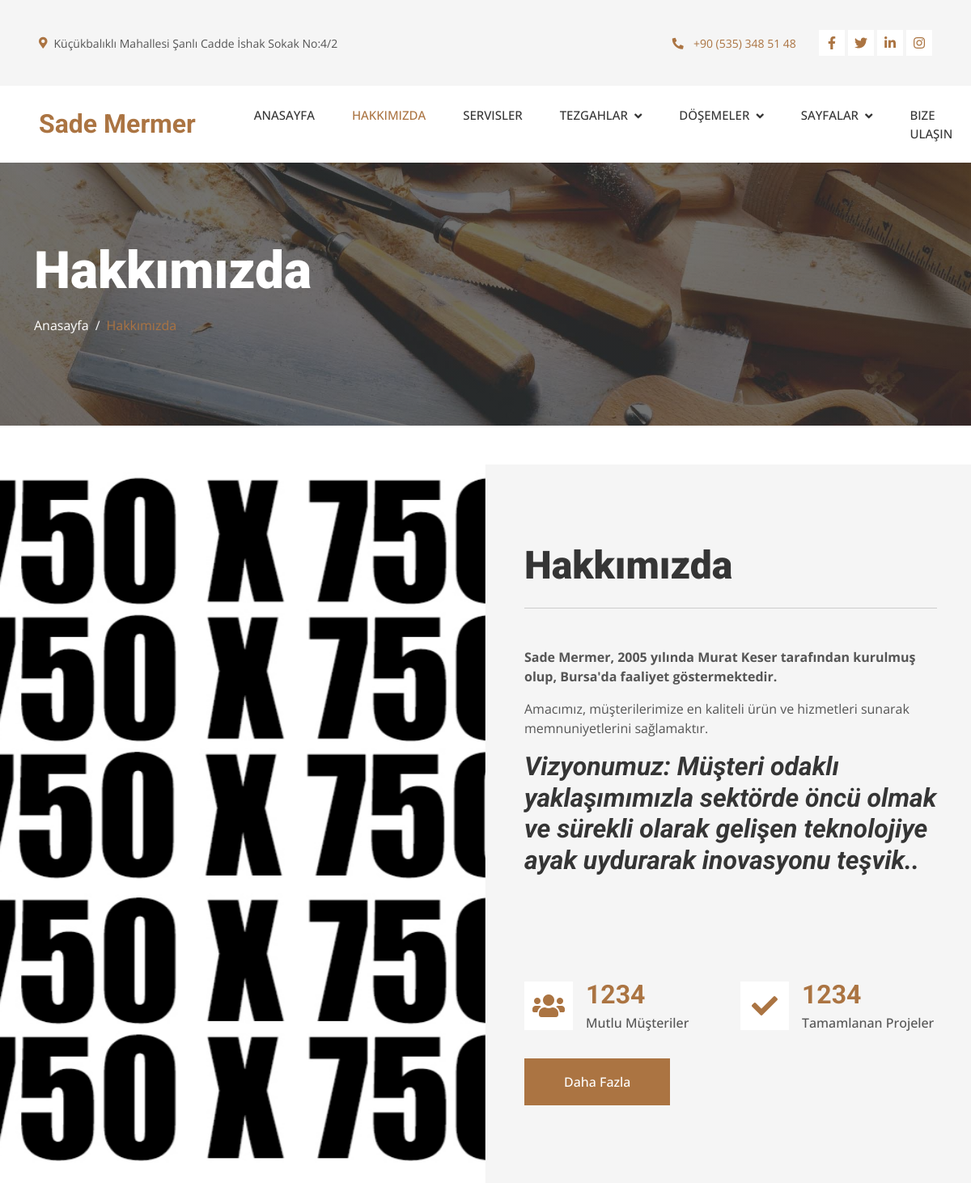
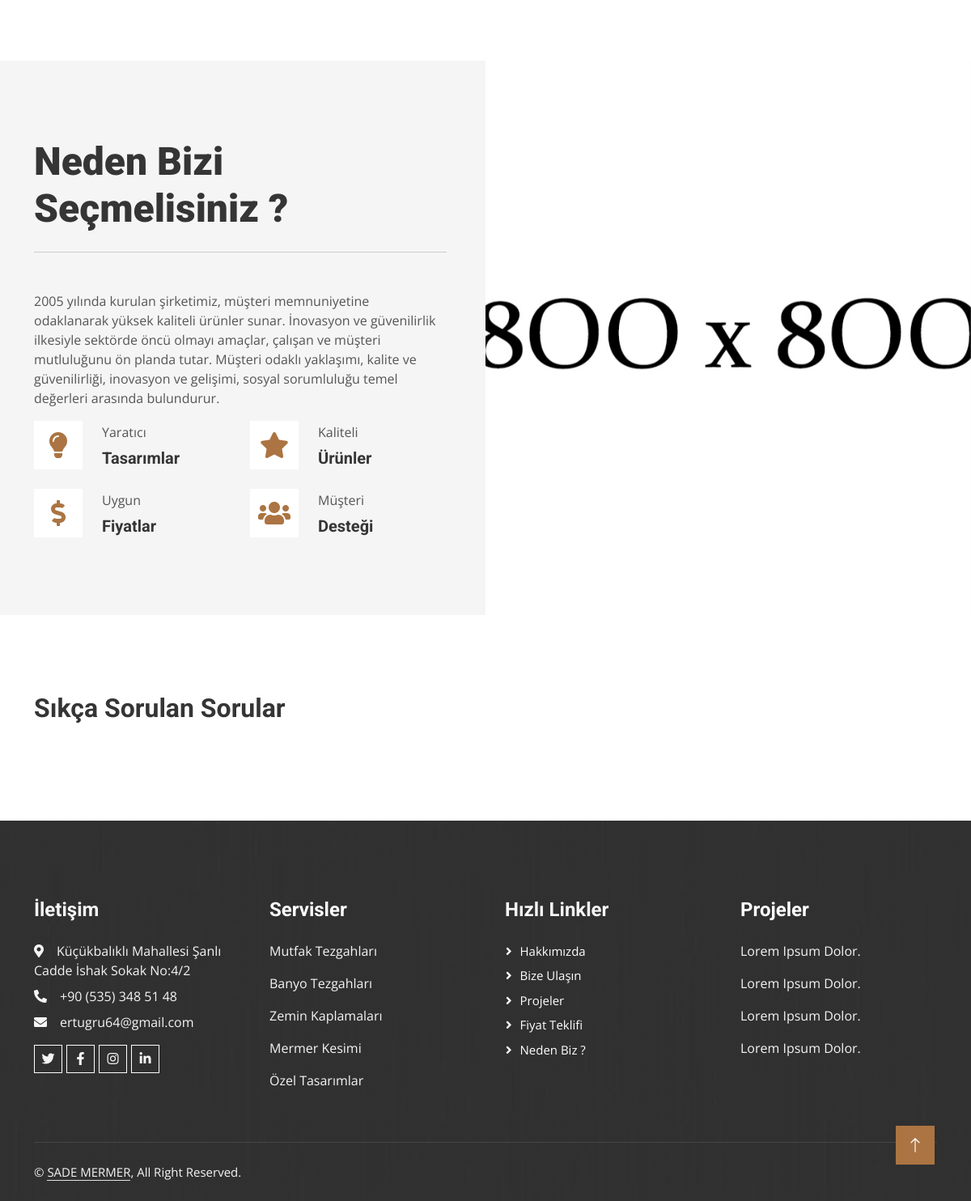
/about, run on the app's committed database (2 pictures, top to bottom).
### insaat/models.py (models this page shows, shortened)
class Communicate(models.Model):
    phone_number = models.CharField(null=True, blank=True, max_length=100)
    address = models.CharField(null=True, blank=True, max_length=100)
    hour = models.CharField(null=True, blank=True, max_length=100)
    facebook_link = models.CharField(null=True, blank=True, max_length=100)
    x_link = models.CharField(null=True, blank=True, max_length=100)
    instagram_link = models.CharField(null=True, blank=True, max_length=100)
    linkedin_link = models.CharField(null=True, blank=True, max_length=100)
    mail = models.CharField(null=True, blank=True, max_length=100)
    class Meta:
        verbose_name = 'sosyal medya hesabı'
        verbose_name_plural = 'Sosyal Medya Hesapları'

class AboutText(models.Model):
    text = RichTextField(blank=True, null=True, max_length=500)
    image = models.ImageField(null=True, blank=True, upload_to="images/")
    class Meta:
        verbose_name = 'Hakkimizda'
        verbose_name_plural = 'Hakkimizda Yazisi'

class WhyUs(models.Model):
    text = RichTextField(blank=True, null=True, max_length=500)
    image = models.ImageField(null=True, blank=True, upload_to="images/")
    class Meta:
        verbose_name = 'Neden Biz'
        verbose_name_plural = 'Neden Biz Yazisi'

### insaat/views.py (the view)
# urls.py: path('about', views.about, name='about'),
def about(request):
    logo_images = Logo.objects.all()
    about_text = AboutText.objects.first()
    wyh_us = WhyUs.objects.get()
    context = {
            'communication_info': communication_info,
            'logo_images': logo_images,
            'about_text': about_text,
            'why_us': wyh_us,
            'categories': categories,
            'products': products,
            'floor_categories': floor_categories,
        }
    return render(request, "about.html", context)

### insaat/templates/about.html (shortened to what this page needs)
{% extends 'layouts/base.html' %}
{% load static %}
{% block content %}
    <div class="container-fluid page-header py-5 mb-5">
        <div class="container py-5">
            <h1 class="display-3 text-white mb-3 animated slideInDown">Hakkımızda</h1>
            <nav aria-label="breadcrumb animated slideInDown">
                <ol class="breadcrumb">
                    <li class="breadcrumb-item"><a class="text-white" href="{% url 'index' %}">Anasayfa</a></li>
                    <li class="breadcrumb-item text-white active" aria-current="page"><a href="{% url 'about' %}">Hakkımızda</a></li>
                </ol>
            </nav>
        </div>
    </div>
    {% include 'components/abouts.html' %}
    {% include 'components/features.html' %}
{% endblock %}

### insaat/templates/layouts/topbar.html (shortened to what this page needs)
<div class="container-fluid bg-light p-0">
    <div class="row gx-0 d-none d-lg-flex">
        <div class="col-lg-7 px-5 text-start">
            <div class="h-100 d-inline-flex align-items-center py-3 me-4">
                <small class="fa fa-map-marker-alt text-primary me-2"></small>
                <small>{{ communication_info.address }}</small>
            </div>
            <div class="h-100 d-inline-flex align-items-center py-3">
                <small>{{ communication_info.hour }}</small>
            </div>
        </div>
        <div class="col-lg-5 px-5 text-end">
            <div class="h-100 d-inline-flex align-items-center py-3 me-4">
                <a href="tel:{{ communication_info.phone_number }}"><small class="fa fa-phone-alt text-primary me-2"></small>
                <small>{{ communication_info.phone_number }}</small></a>
            </div>
            <div class="h-100 d-inline-flex align-items-center">
                <a class="btn btn-sm-square bg-white text-primary me-1" href="{{ communication_info.facebook_link }}"><i class="fab fa-facebook-f"></i></a>
                <a class="btn btn-sm-square bg-white text-primary me-1" href="{{ communication_info.x_link }}"><i class="fab fa-twitter"></i></a>
                <a class="btn btn-sm-square bg-white text-primary me-1" href="{{ communication_info.linkedin_link }}"><i class="fab fa-linkedin-in"></i></a>
                <a class="btn btn-sm-square bg-white text-primary me-0" href="{{ communication_info.instagram_link }}"><i class="fab fa-instagram"></i></a>
            </div>
        </div>
    </div>
</div>

### insaat/templates/components/abouts.html
{% load static %}
<div class="container-fluid bg-light overflow-hidden my-5 px-lg-0">
    <div class="container about px-lg-0">
        <div class="row g-0 mx-lg-0">
            <div class="col-lg-6 ps-lg-0" style="min-height: 400px;">
                <div class="position-relative h-100">
                    {% if about_text.image %}
                    <img class="position-absolute img-fluid w-100 h-100" src="{{ about_text.image.url }}" style="object-fit: cover; width: 800px; height: 800px;" alt="">
                    {% endif %}
                </div>
            </div>
            <div class="col-lg-6 about-text py-5 wow fadeIn" data-wow-delay="0.5s">
                <div class="p-lg-5 pe-lg-0">
                    <div class="text-start">
                        <h1 class="display-5 mb-4">Hakkımızda</h1>
                    </div>
                    <hr>
                    {% if about_text %}
                        <p class="mb-4 pb-2">{{ about_text.text | safe }}</p>
                    {% else %}
                        <p class="mb-4 pb-2">No about text available</p>
                    {% endif %}
                    <div class="row g-4 mb-4 pb-2">
                        <div class="col-sm-6 wow fadeIn" data-wow-delay="0.1s">
                            <div class="d-flex align-items-center">
                                <div class="d-flex flex-shrink-0 align-items-center justify-content-center bg-white" style="width: 60px; height: 60px;">
                                    <i class="fa fa-users fa-2x text-primary"></i>
                                </div>
                                <div class="ms-3">
                                    <h2 class="text-primary mb-1" data-toggle="counter-up">1234</h2>
                                    <p class="fw-medium mb-0">Mutlu Müşteriler</p>
                                </div>
                            </div>
                        </div>
                        <div class="col-sm-6 wow fadeIn" data-wow-delay="0.3s">
                            <div class="d-flex align-items-center">
                                <div class="d-flex flex-shrink-0 align-items-center justify-content-center bg-white" style="width: 60px; height: 60px;">
                                    <i class="fa fa-check fa-2x text-primary"></i>
                                </div>
                                <div class="ms-3">
                                    <h2 class="text-primary mb-1" data-toggle="counter-up">1234</h2>
                                    <p class="fw-medium mb-0">Tamamlanan Projeler</p>
                                </div>
                            </div>
                        </div>
                    </div>
                    <a href="" class="btn btn-primary py-3 px-5">Daha Fazla</a>
                </div>
            </div>
        </div>
    </div>
</div>

### insaat/templates/components/features.html (shortened to what this page needs)
{% load static %}
<div class="container-fluid bg-light overflow-hidden px-lg-0" style="margin: 6rem 0;">
    <div class="container feature px-lg-0">
        <div class="row g-0 mx-lg-0">
            <div class="col-lg-6 feature-text py-5 wow fadeIn" data-wow-delay="0.5s">
                <div class="p-lg-5 ps-lg-0">
                    <div class="text-start">
                        <h1 class="display-5 mb-4"> Neden Bizi Seçmelisiniz ?</h1>
                    </div>
                    <hr>
                    {% if why_us.text %}
                        <p class="mb-4 pb-2">{{ why_us.text | safe }}</p>
                    {% endif %}
                    <div class="row g-4">
                        <div class="col-6">
                            <div class="d-flex align-items-center">
                                <div class="d-flex flex-shrink-0 align-items-center justify-content-center bg-white" style="width: 60px; height: 60px;">
                                    <i class="fa fa-lightbulb fa-2x text-primary"></i>
                                </div>
                                <div class="ms-4">
                                    <p class="mb-2">Yaratıcı</p>
                                    <h5 class="mb-0">Tasarımlar</h5>
                                </div>
                            </div>
                        </div>
                        <div class="col-6">
                            <div class="d-flex align-items-center">
                                <div class="d-flex flex-shrink-0 align-items-center justify-content-center bg-white" style="width: 60px; height: 60px;">
                                    <i class="fa fa-star fa-2x text-primary"></i>
                                </div>
                                <div class="ms-4">
                                    <p class="mb-2">Kaliteli</p>
                                    <h5 class="mb-0">Ürünler</h5>
                                </div>
                            </div>
                        </div>
                        <div class="col-6">
                            <div class="d-flex align-items-center">
                                <div class="d-flex flex-shrink-0 align-items-center justify-content-center bg-white" style="width: 60px; height: 60px;">
                                    <i class="fa fa-dollar-sign fa-2x text-primary"></i>
                                </div>
                                <div class="ms-4">
                                    <p class="mb-2">Uygun</p>
                                    <h5 class="mb-0">Fiyatlar</h5>
                                </div>
                            </div>
                        </div>
                        <div class="col-6">
                            <div class="d-flex align-items-center">
                                <div class="d-flex flex-shrink-0 align-items-center justify-content-center bg-white" style="width: 60px; height: 60px;">
                                    <i class="fa fa-users fa-2x text-primary"></i>
                                </div>
                                <div class="ms-4">
                                    <p class="mb-2">Müşteri</p>
                                    <h5 class="mb-0">Desteği</h5>
                                </div>
                            </div>
                        </div>
                    </div>
                </div>
            </div>
            <div class="col-lg-6 pe-lg-0" style="min-height: 400px;">
                <div class="position-relative h-100">
                    {% if why_us.image %}
                    <img class="position-absolute img-fluid w-100 h-100" src="{{ why_us.image.url }}" alt="Why Us Image" style="object-fit: cover;">
                    {% endif %}
                </div>
            </div>
        </div>
    </div>
</div>
<div class="container mt-5">
    <div class="row g-4">
        <div class="col-lg-12">
            <h2 class="mb-4">Sıkça Sorulan Sorular</h2>
        </div>
    </div>
</div>

### insaat/templates/layouts/footer.html (shortened to what this page needs)
<div class="container-fluid bg-dark text-light footer mt-5 pt-5 wow fadeIn" data-wow-delay="0.1s">
    <div class="container py-5">
        <div class="row g-5">
            <div class="col-lg-3 col-md-6">
                <h4 class="text-light mb-4">İletişim</h4>
                <p class="mb-2"><i class="fa fa-map-marker-alt me-3"></i>{{ communication_info.address }}</p>
                <p class="mb-2"><i class="fa fa-phone-alt me-3"></i>{{ communication_info.phone_number }}</p>
                <p class="mb-2"><i class="fa fa-envelope me-3"></i>{{ communication_info.mail }}</p>
                <div class="d-flex pt-2">
                    <a class="btn btn-outline-light btn-social" href="{{ communication_info.x_link }}"><i class="fab fa-twitter"></i></a>
                    <a class="btn btn-outline-light btn-social" href="{{ communication_info.facebook_link }}"><i class="fab fa-facebook-f"></i></a>
                    <a class="btn btn-outline-light btn-social" href="{{ communication_info.instagram_link }}"><i class="fab fa-instagram"></i></a>
                    <a class="btn btn-outline-light btn-social" href="{{ communication_info.linkedin_link }}"><i class="fab fa-linkedin-in"></i></a>
                </div>
            </div>
            <div class="col-lg-3 col-md-6">
                <h4 class="text-light mb-4"><a href="{% url 'service' %}" style="color: white;">Servisler</a></h4>
                <p>Mutfak Tezgahları</p>
                <p>Banyo Tezgahları</p>
                <p>Zemin Kaplamaları</p>
                <p>Mermer Kesimi</p>
                <p>Özel Tasarımlar</p>
            </div>
            <div class="col-lg-3 col-md-6">
                <h4 class="text-light mb-4">Hızlı Linkler</h4>
                <a class="btn btn-link" href="{% url 'about' %}">Hakkımızda</a>
                <a class="btn btn-link" href="{% url 'contact' %}">Bize Ulaşın</a>
                <a class="btn btn-link" href="{% url 'project' %}">Projeler</a>
                <a class="btn btn-link" href="{% url 'freequote' %}">Fiyat Teklifi</a>
                <a class="btn btn-link" href="{% url 'feature' %}">Neden Biz ?</a>
            </div>
            <div class="col-lg-3 col-md-6">
                <h4 class="text-light mb-4"><a href="{% url 'project' %}" style="color: white;">Projeler</a></h4>
                <p>Lorem Ipsum Dolor.</p>
                <p>Lorem Ipsum Dolor.</p>
                <p>Lorem Ipsum Dolor.</p>
                <p>Lorem Ipsum Dolor.</p>
            </div>
        </div>
    </div>
    <div class="container">
        <div class="copyright">
            <div class="row">
                <div class="col-md-6 text-center text-md-start mb-3 mb-md-0">
                    &copy; <a class="border-bottom" href="{% url 'index' %}">SADE MERMER</a>, All Right Reserved.
                </div>
                <div class="col-md-6 text-center text-md-end">
                </div>
            </div>
        </div>
    </div>
</div>

### static/css/style.css (style rules this page uses)
:root { --primary: #AB7442; --light: #F5F5F5; --dark: #353535; }
.fw-medium { font-weight: 500 !important; }
.btn { font-weight: 500; transition: .5s; }
.btn.btn-primary, .btn.btn-secondary { color: #FFFFFF; }
.btn-sm-square { width: 32px; height: 32px; }
.btn-square, .btn-sm-square, .btn-lg-square { padding: 0; display: flex; align-items: center; justify-content: center; font-weight: normal; }
.page-header { background: linear-gradient(rgba(53, 53, 53, .7), rgba(53, 53, 53, .7)), url(../img/carousel-1.jpg) center center no-repeat; background-size: cover; }
.breadcrumb-item + .breadcrumb-item::before { color: var(--light); }
@media (min-width: 992px) { .container.about { max-width: 100% !important; } }
@media (min-width: 992px) { .about-text { padding-right: calc(((100% - 960px) / 2) + .75rem); } }
@media (min-width: 1200px) { .about-text { padding-right: calc(((100% - 1140px) / 2) + .75rem); } }
@media (min-width: 992px) { .container.feature { max-width: 100% !important; } }
@media (min-width: 992px) { .feature-text { padding-left: calc(((100% - 960px) / 2) + .75rem); } }
@media (min-width: 1200px) { .feature-text { padding-left: calc(((100% - 1140px) / 2) + .75rem); } }
.footer { background: linear-gradient(rgba(53, 53, 53, .7), rgba(53, 53, 53, .7)), url(../img/footer.jpg) center center no-repeat; background-size: cover; }
.footer .btn.btn-social { margin-right: 5px; width: 35px; height: 35px; display: flex; align-items: center; justify-content: center; color: var(--light); border: 1px solid #FFFFFF; transition: .3s; }
.footer .btn.btn-link { display: block; margin-bottom: 5px; padding: 0; text-align: left; color: #FFFFFF; font-size: 15px; font-weight: normal; text-transform: capitalize; transition: .3s; }
.footer .btn.btn-link::before { position: relative; content: "\f105"; font-family: "Font Awesome 5 Free"; font-weight: 900; margin-right: 10px; }
.footer .copyright { padding: 25px 0; font-size: 15px; border-top: 1px solid rgba(256, 256, 256, .1); }
.footer .copyright a { color: var(--light); }

### data on the page
Communicate: address "Küçükbalıklı Mahallesi Şanlı Cadde İshak Sokak No:4/2", phone_number "+90 (535) 348 51 48", mail "ertugru64@gmail.com"
AboutText: image (picture), text "Sade Mermer, 2005 yılında Murat Keser tarafından kurulmuş olup, Bursa'da faaliyet göstermektedir. Amacımız, müşterilerimize en kaliteli ürün ve hizmetleri sunarak memnuniyetlerini sağlamaktır. Vizyonumuz: Müşteri odaklı yaklaşımımızla sektörde öncü olmak ve sürekli olarak gelişen teknolojiye ayak uydurarak inovasyonu teşvik.."
WhyUs: text "2005 yılında kurulan şirketimiz, müşteri memnuniyetine odaklanarak yüksek kaliteli ürünler sunar. İnovasyon ve güvenilirlik ilkesiyle sektörde öncü olmayı amaçlar, çalışan ve müşteri mutluluğunu ön planda tutar. Müşteri odaklı yaklaşımı, kalite ve güvenilirliği, inovasyon ve gelişimi, sosyal sorumluluğu temel değerleri arasında bulundurur.", image (picture)
